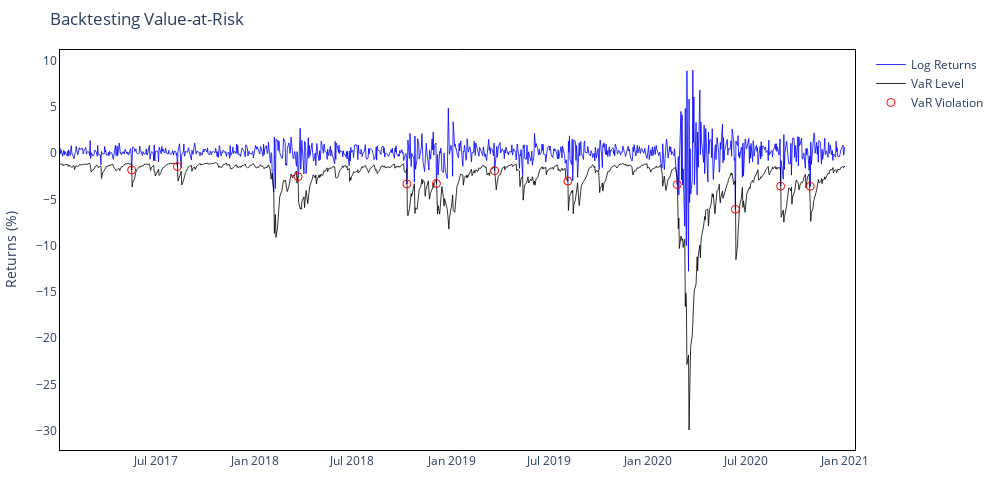
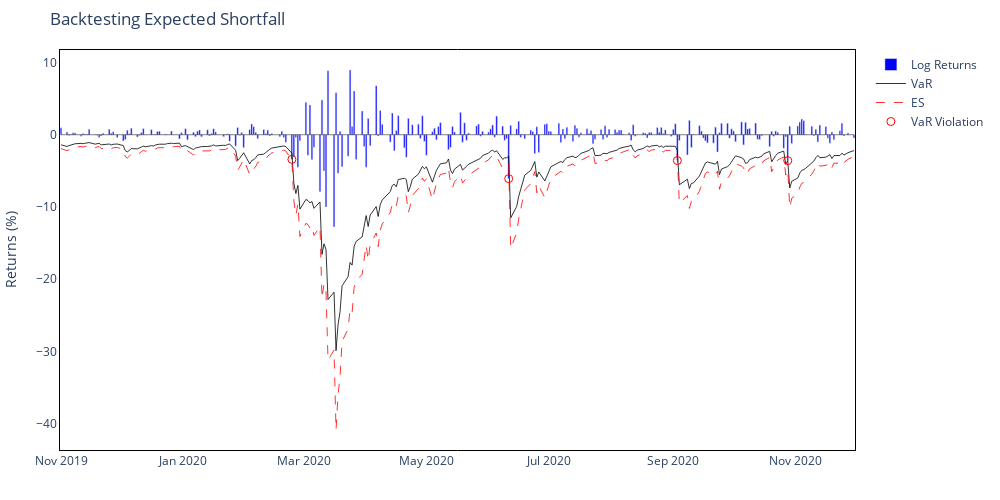
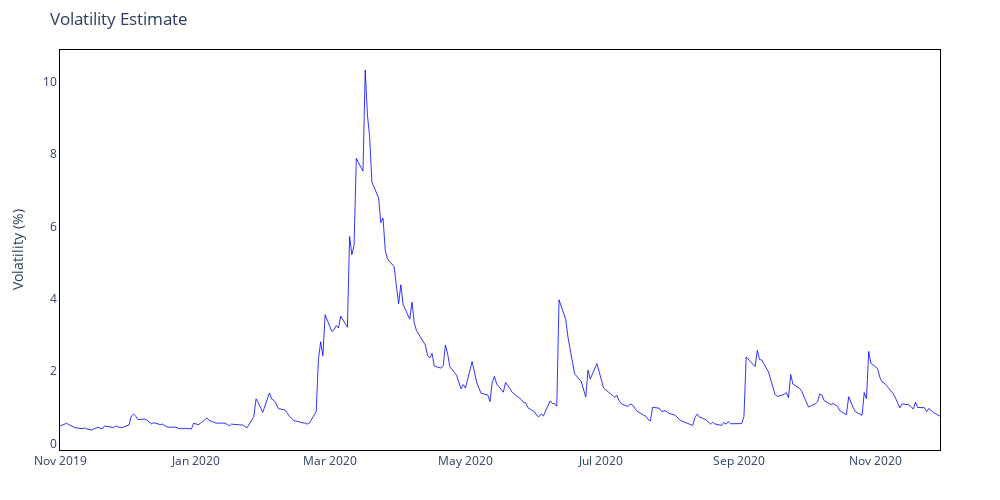

Write notebook code for charts like these, in order.
### Code cell
# Apply GARCH volatility model
garch_output, next_day_var = VolatilityVaR.var_garch(returns, confidence_level, vol_model="GJR")

print(f"Next-day GARCH VaR estimate (abs): {100 * next_day_var:.2f}%")

# Backtest full period
violations, rate = Backtesting.backtest_var(garch_output, confidence_level)
print(f"Full Period — Violations: {violations}, Rate: {rate:.2f}%")

# Backtest a subset
viol_subset, rate_subset = Backtesting.backtest_var(garch_output, confidence_level, "2019-11-01", "2020-11-30")
print(f"Subset — Violations: {viol_subset}, Rate: {rate_subset:.2f}%")

# Compute ES for the whole period
garch_output = ES.compute_expected_shortfall_volatility(garch_output, confidence_level)

# Plot interactive VaR
fig_var = InteractivePlots.interactive_plot_var(garch_output)
fig_var.show()

# Plot interactive ES for a subset
fig_es = InteractivePlots.interactive_plot_es(garch_output, subset=("2019-11-01", "2020-11-30"))
fig_es.show()

# Plot interactive volatility for a subset
fig_vol = InteractivePlots.interactive_plot_volatility(garch_output["Volatility"], subset=("2019-11-01", "2020-11-30"))
fig_vol.show()

### Figure 1 — Plotly figure (JSON) as saved in the notebook; plotly's stock layout.template omitted (floating-point values rounded to 4 significant figures; data arrays with more than 128 entries replaced by an {"elided": "..."} marker saying what was removed)
{"data": [{"hovertemplate": "Date: %{x}<br>Return: %{y:.2f}%", "line": {"color": "blue", "width": 0.8}, "mode": "lines", "name": "Log Returns", "type": "scatter", "x": {"elided": "1006 str values"}, "y": {"elided": "1006 float values"}}, {"customdata": {"elided": "1006 float values"}, "hovertemplate": "Date: %{x}<br>VaR: %{customdata:.2f}%", "line": {"color": "black", "width": 0.8}, "mode": "lines", "name": "VaR Level", "type": "scatter", "x": {"elided": "1006 str values"}, "y": {"elided": "1006 float values"}}, {"hovertemplate": "Date: %{x}<br>Return: %{y:.2f}%", "marker": {"color": "red", "size": 8, "symbol": "circle-open"}, "mode": "markers", "name": "VaR Violation", "type": "scatter", "x": ["2017-05-17T00:00:00", "2017-08-10T00:00:00", "2018-03-22T00:00:00", "2018-10-10T00:00:00", "2018-12-04T00:00:00", "2019-03-22T00:00:00", "2019-08-05T00:00:00", "2020-02-24T00:00:00", "2020-06-11T00:00:00", "2020-09-03T00:00:00", "2020-10-28T00:00:00"], "y": [-1.835, -1.458, -2.548, -3.342, -3.29, -1.916, -3.023, -3.409, -6.075, -3.576, -3.593]}], "layout": {"height": 500, "hovermode": "x unified", "margin": {"b": 50, "l": 60, "r": 60, "t": 50}, "paper_bgcolor": "white", "plot_bgcolor": "white", "title": {"text": "Backtesting Value-at-Risk"}, "width": 1000, "xaxis": {"linecolor": "black", "linewidth": 1, "mirror": true, "showline": true}, "yaxis": {"linecolor": "black", "linewidth": 1, "mirror": true, "showline": true, "title": {"text": "Returns (%)"}}}}

### Figure 2 — Plotly figure (JSON) as saved in the notebook; plotly's stock layout.template omitted (floating-point values rounded to 4 significant figures; data arrays with more than 128 entries replaced by an {"elided": "..."} marker saying what was removed)
{"data": [{"hovertemplate": "Date: %{x}<br>Return: %{y:.2f}%", "marker": {"color": "blue"}, "name": "Log Returns", "type": "bar", "x": {"elided": "272 str values"}, "y": {"elided": "272 float values"}}, {"customdata": {"elided": "272 float values"}, "hovertemplate": "Date: %{x}<br>VaR: %{customdata:.2f}%", "line": {"color": "black", "width": 0.8}, "mode": "lines", "name": "VaR", "type": "scatter", "x": {"elided": "272 str values"}, "y": {"elided": "272 float values"}}, {"customdata": {"elided": "272 float values"}, "hovertemplate": "Date: %{x}<br>ES: %{customdata:.2f}%", "line": {"color": "red", "dash": "dash", "width": 0.8}, "mode": "lines", "name": "ES", "type": "scatter", "x": {"elided": "272 str values"}, "y": {"elided": "272 float values"}}, {"hovertemplate": "Date: %{x}<br>Return: %{y:.2f}%", "marker": {"color": "red", "size": 8, "symbol": "circle-open"}, "mode": "markers", "name": "VaR Violation", "type": "scatter", "x": ["2020-02-24T00:00:00", "2020-06-11T00:00:00", "2020-09-03T00:00:00", "2020-10-28T00:00:00"], "y": [-3.409, -6.075, -3.576, -3.593]}], "layout": {"barmode": "overlay", "height": 500, "hovermode": "x unified", "margin": {"b": 50, "l": 60, "r": 60, "t": 50}, "paper_bgcolor": "white", "plot_bgcolor": "white", "shapes": [{"line": {"color": "black", "width": 0.5}, "type": "line", "x0": "2019-11-01T00:00:00", "x1": "2020-11-30T00:00:00", "xref": "x", "y0": 0, "y1": 0, "yref": "y"}], "title": {"text": "Backtesting Expected Shortfall"}, "width": 1000, "xaxis": {"linecolor": "black", "linewidth": 1, "mirror": true, "showline": true}, "yaxis": {"linecolor": "black", "linewidth": 1, "mirror": true, "showline": true, "title": {"text": "Returns (%)"}}}}

### Figure 3 — Plotly figure (JSON) as saved in the notebook; plotly's stock layout.template omitted (floating-point values rounded to 4 significant figures; data arrays with more than 128 entries replaced by an {"elided": "..."} marker saying what was removed)
{"data": [{"hovertemplate": "Date: %{x}<br>Volatility: %{y:.2f}%", "line": {"color": "blue", "width": 0.8}, "mode": "lines", "name": "Volatility", "type": "scatter", "x": {"elided": "272 str values"}, "y": {"elided": "272 float values"}}], "layout": {"height": 500, "hovermode": "x unified", "margin": {"b": 50, "l": 60, "r": 60, "t": 50}, "paper_bgcolor": "white", "plot_bgcolor": "white", "title": {"text": "Volatility Estimate"}, "width": 1000, "xaxis": {"linecolor": "black", "linewidth": 1, "mirror": true, "showline": true}, "yaxis": {"linecolor": "black", "linewidth": 1, "mirror": true, "showline": true, "title": {"text": "Volatility (%)"}}}}
